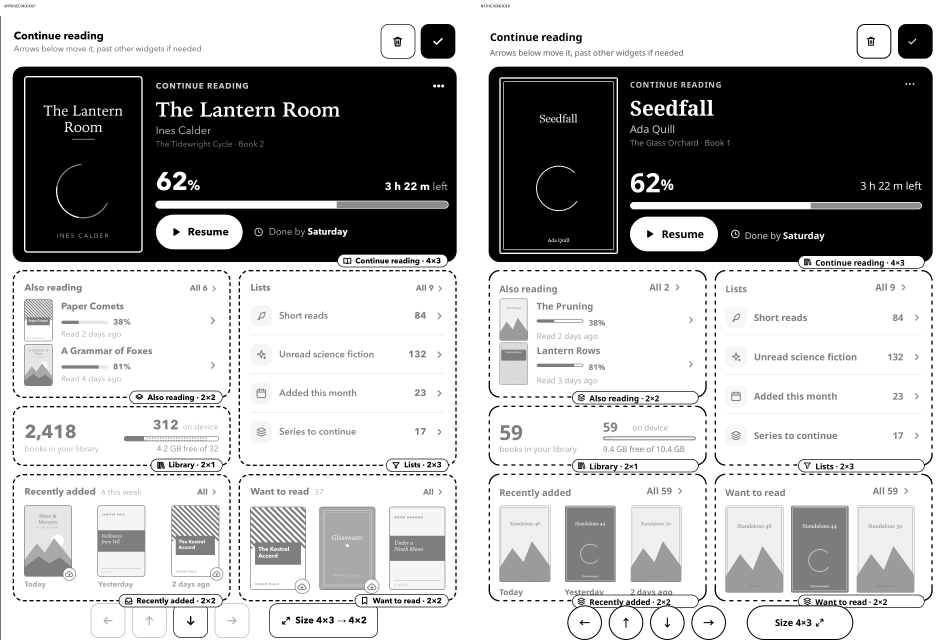
#> input picture docs/design/booksync-home/verification/V1-home/editor-pair.png, 2834 x 1920 px, given in place of m8c-home-1.webp, which was not available (shown at 1/3 size)
$ python home_gallery.py --out out.png
#> lines starting #> are read from the running program, lines starting #| are printed output that depends on the picture
#!/usr/bin/env python3
# SPDX-License-Identifier: MIT
"""Pair approved Home screenshots with native captures, without resampling either."""
import argparse
import json
from pathlib import Path
import shutil
from PIL import Image, ImageDraw

ROOT=Path(__file__).resolve().parents[3]
SHOTS=ROOT/"docs/design/booksync-home/shots"
SCREENS=[
    ("home-1","m8c-home-1","Home · page 1","Fixture titles, cover artwork and counts differ; all 59 fixture books are on device, so no remote-download badges are expected."),
    ("home-2","m8c-home-2","Home · page 2","X2 synthetic statistics DB: 50 days, 6,600 recorded page visits and real hourly/weekly aggregates. Values differ from the invented mockup; this dataset is concentrated at night. Battery deliberately remains unmeasured."),
    ("editor","m8c-edit","Widget editor","Cached native previews; selected hero and dimmed/dashed neighbours. Uses the fixture library rather than the mockup's invented books."),
    ("picker","m8c-picker","Widget picker","Five illustrated choices, release badges, descriptions, size spans and Add actions; no projection reads. Page count follows the installed widget registry."),
    ("editor-sizes","m8c-edit-resized","Next fitting size · 4×3 → 4×2","The same native size callback is exercised; free cells and neighbours stay in place."),
    ("home-2-empty","m8c-home-2","Stats · empty history","Same real renderers with an empty statistics DB: short unknown-value copy, no truncated labels. The approved populated mockup is retained on the left for shape/spacing comparison."),
    ("series-local","m8c-series","Series · all books local","The local-series card contracts from 178 to 76 design pixels; no reserved rows for remote downloads. The approved remote-download state remains on the left."),
    ("end-empty","m8c-end","End of book · no measured pace","No measured reading history yields an em dash for pace. Synthetic title, availability and finish status differ from the mockup."),
]


def gallery(out,evidence=None):
    native=out/"home";native.mkdir(parents=True,exist_ok=True)
    if evidence:evidence.mkdir(parents=True,exist_ok=True)
    kit_index=out/"kit-index.html"
    if not kit_index.exists() and (out/"index.html").is_file():shutil.copyfile(out/"index.html",kit_index)
    html=['<!doctype html><meta charset="utf-8"><title>V1 · Native Home and UI kit</title><style>body{font:18px system-ui;background:#ddd;color:#111;max-width:1800px;margin:24px auto}article{background:white;padding:20px;margin:24px 0}.pair{display:grid;grid-template-columns:1fr 1fr;gap:20px}img{max-width:100%;height:auto}a{color:inherit}p{line-height:1.5}</style><h1>V1 · Native Home and UI kit</h1><p>Approved mockup left, native Android capture right. Actual KOReader widgets on an isolated 1404×1872, 300 dpi emulator, with the opt-in fake ServerAdapter and synthetic library. PNG comparison pairs retain both images at native resolution.</p><p><a href="kit-index.html">Revised kit gallery · PR #256</a></p><p>Remaining differences: bundled Noto Serif/Sans replace proprietary Iowan/Avenir; native font hinting and SVG rasterization differ. Synthetic book art, counts and availability differ. Stats uses the supplied 50-day synthetic database; an empty-history pair and native assertions cover every registered Stats/Battery size. Battery remains unmeasured in this emulator. No physical reader was accessed.</p>']
    for name,approved,title,note in SCREENS:
        ref=Image.open(SHOTS/(approved+".webp")).convert("RGB")
#> ref is the input picture: PIL image 2834x1920 RGB; mean R, G, B 175.5, 175.5, 175.5
        actual=Image.open(native/(name+".png")).convert("RGB")
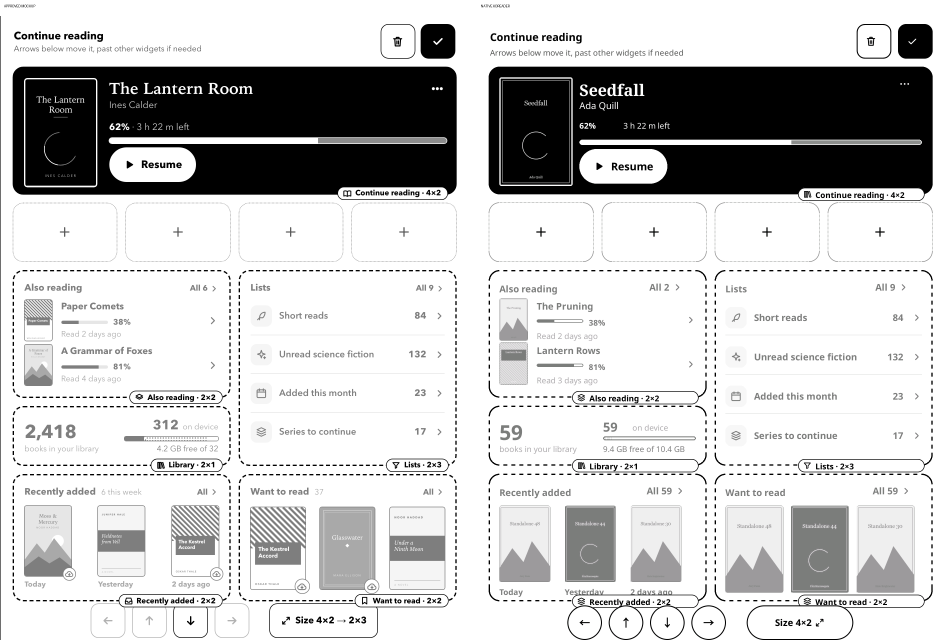
#> input picture docs/design/booksync-home/verification/V1-home/editor-sizes-pair.png, 2834 x 1920 px, given in place of home-1.png, which was not available (shown at 1/3 size)
#> actual is the input picture: PIL image 2834x1920 RGB; mean R, G, B 198.9, 198.9, 198.9
        ref.save(native/(name+"-approved.png"))
        pair=Image.new("RGB",(ref.width+actual.width+24,max(ref.height,actual.height)+48),"white")
#> pair: PIL image 5692x1968 RGB; every value is 255
        draw=ImageDraw.Draw(pair);draw.text((12,12),"APPROVED MOCKUP",fill="black");draw.text((ref.width+36,12),"NATIVE KOREADER",fill="black")
        pair.paste(ref,(0,48));pair.paste(actual,(ref.width+24,48));pair.save(native/(name+"-pair.png"))
#> after `pair.paste(ref, (0, 48))`:
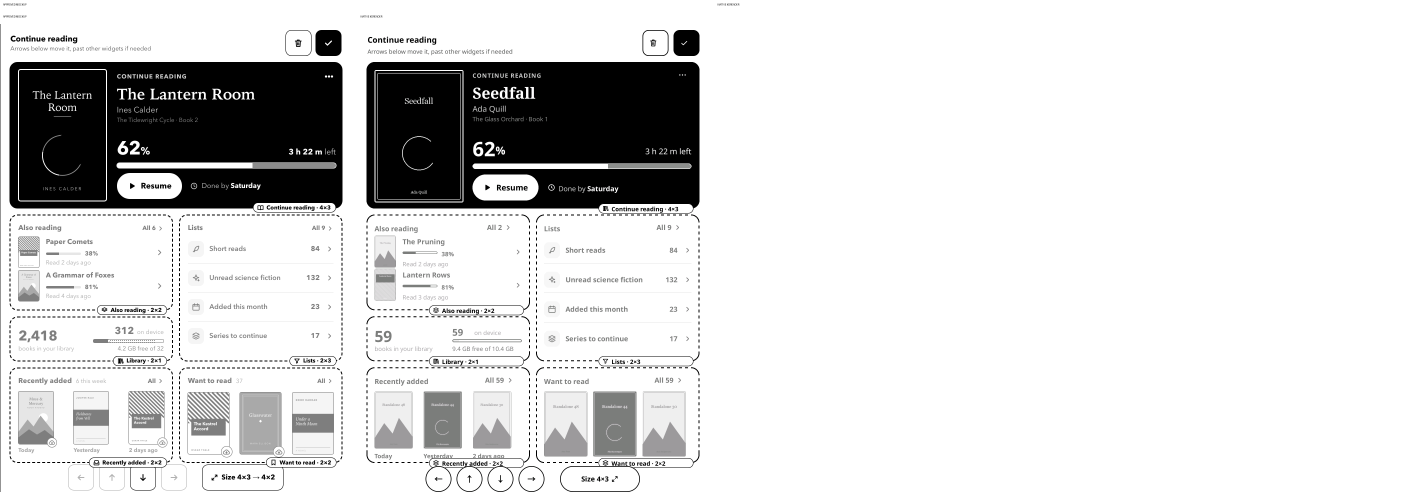
#> pair: PIL image 5692x1968 RGB (shown at 1/4 size); mean R, G, B 216.3, 216.4, 216.3
#> after `pair.paste(actual, (ref.width + 24, 48))`:
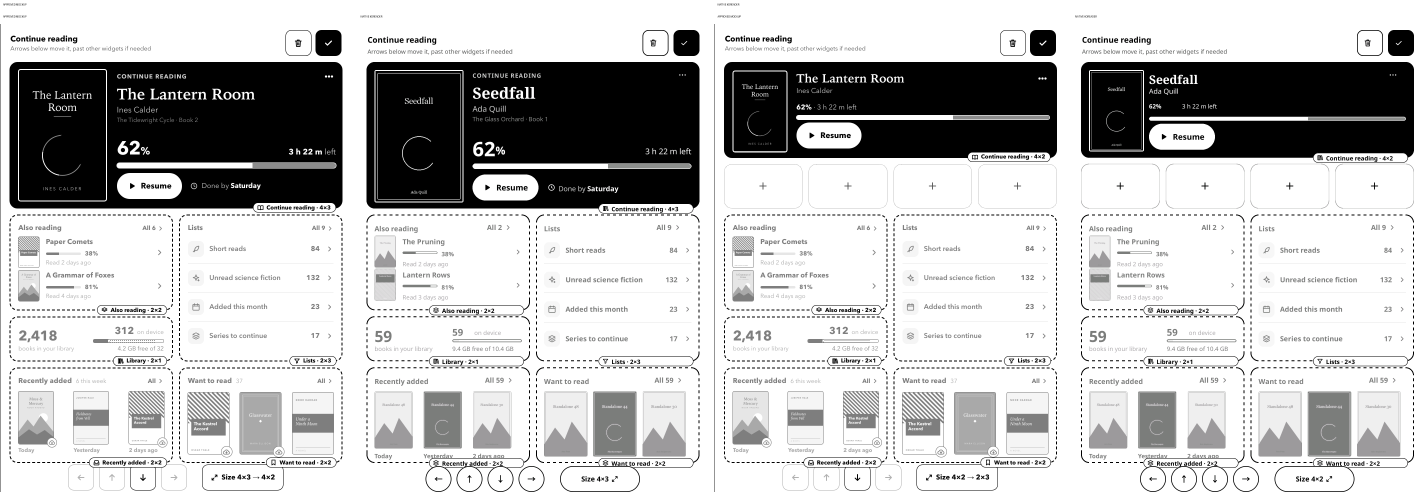
#> pair: PIL image 5692x1968 RGB (shown at 1/4 size); mean R, G, B 189.1, 189.1, 189.1
        if evidence:shutil.copyfile(native/(name+"-pair.png"),evidence/(name+"-pair.png"))
        html.append(f'<article><h2>{title}</h2><p>{note}</p><div class="pair"><a href="home/{name}-approved.png"><img src="home/{name}-approved.png" alt="Approved {title}"></a><a href="home/{name}.png"><img src="home/{name}.png" alt="Native {title}"></a></div></article>')
    html.append('<article><h2>Saved layout verification</h2><p>Native Home after saving the explicitly selected 4×2 hero. Its gap is intentional; the test restores defaults afterwards.</p><img src="home/editor-saved.png"></article>')
    html.append('<article><h2>Remote cover state</h2><p>Native cached-cover specimen with no local file: the availability badge appears without a data request.</p><img src="home/remote-cover.png"></article>')
    if evidence:
        for name in ("home-tests.json","stats-tests.json","details-tests.json","editor-saved.png","remote-cover.png"):shutil.copyfile(native/name,evidence/name)
        (evidence/"README.md").write_text('''# V1 Home native verification

Approved mockup left, actual KOReader capture right. No image is resampled.
M8C emulator: 1404×1872, 300 dpi, KOReader v2026.07.1, opt-in fake ServerAdapter.
The fixture contains 59 synthetic books, raster covers, series, three saved reading
positions, finished-book metadata, recent dates and saved lists. No physical device
or external BookOrbit request is used. Setup requires Pillow for cover generation.

'''+"\n\n".join(f'![{title}]({name}-pair.png)\n\n{note}' for name,_,title,note in SCREENS)+'''

![Remote cover badge](remote-cover.png)

Native cover specimen without a local file; the default fixture is fully on device.

## Validation

- Native `home_stats.py`: all 34 Stats/Battery sizes in both empty and seeded states;
  every admitted native TextWidget is checked with `isTruncated()` and for literal
  ellipses. The supplied X2 DB contains exactly 50 distinct history days.
- Native `home_details.py`: compact local-series card and unavailable finish pace.
- Native `ui_kit.py`: 15 component renders plus bold Search / muted regular count.
- Native `home.py`: default spans, ready views/covers, zero-query editor/picker,
  real move and next-fitting-size callbacks, saved layout persistence.
- Lua flows: 325 passed, 0 failed.
- Lua logic: 275 passed, 0 failed, plus 13 focused presentation assertions.
- KOReader source-symbol compatibility passed at pinned `9192014` (the optional
  koreader-base FFI static check was skipped); native FFI rendering ran on Android.
- Feature-matrix checks: 4 passed.
- External fixture APK assembled and `lintDebug` passed with strict Gradle
  dependency verification enabled.

The gallery is generated by `tools/e2e/android/home_gallery.py`. Native captures and
its JSON receipt come from `tools/e2e/android/home.py`; the capture tool rejects physical targets
through the existing Emulator guard. The capture tool resets its disposable layout
through the real layout save API, and restores defaults after persistence checks.

## Remaining differences

Noto Serif/Sans substitute for the proprietary mockup faces; native font hinting and
SVG rasterization differ. Book names, artwork, totals, available-cover state and
picker page count follow the synthetic fixture/installed registry. The supplied
50-day statistics DB concentrates sessions at night; charts and totals reflect
those real fixture rows rather than the mockup's invented distribution. Battery
has no measured charge/rate history, so its short empty state is intentional.
No truncated Stats/Battery labels remain in either tested state. This evidence
does not claim device acceptance or a release.
''')
    (out/"index.html").write_text("\n".join(html))


if __name__=="__main__":
    p=argparse.ArgumentParser(description=__doc__);p.add_argument("--out",type=Path,required=True);p.add_argument("--evidence",type=Path)
#> (the run stopped early here; a loop or call above may not have finished)
